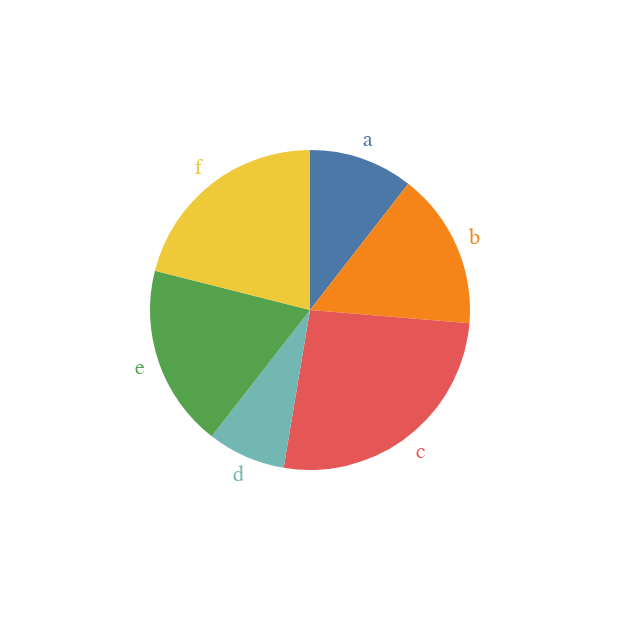

Source (Vega-Lite JSON):
### Vega-Lite specification from a JSON file in a GitHub repository (floating-point values rounded to 4 significant figures)
{"$schema": "https://vega.github.io/schema/vega-lite/v5.json", "description": "A simple pie chart with labels.", "data": {"values": [{"category": "a", "value": 4}, {"category": "b", "value": 6}, {"category": "c", "value": 10}, {"category": "d", "value": 3}, {"category": "e", "value": 7}, {"category": "f", "value": 8}]}, "encoding": {"theta": {"field": "value", "type": "quantitative", "stack": true}, "color": {"field": "category", "type": "nominal", "legend": null}, "order": {"field": "category"}}, "layer": [{"mark": {"type": "arc", "outerRadius": 80}}, {"mark": {"type": "text", "radius": 90}, "encoding": {"text": {"field": "category", "type": "nominal"}}}]}
